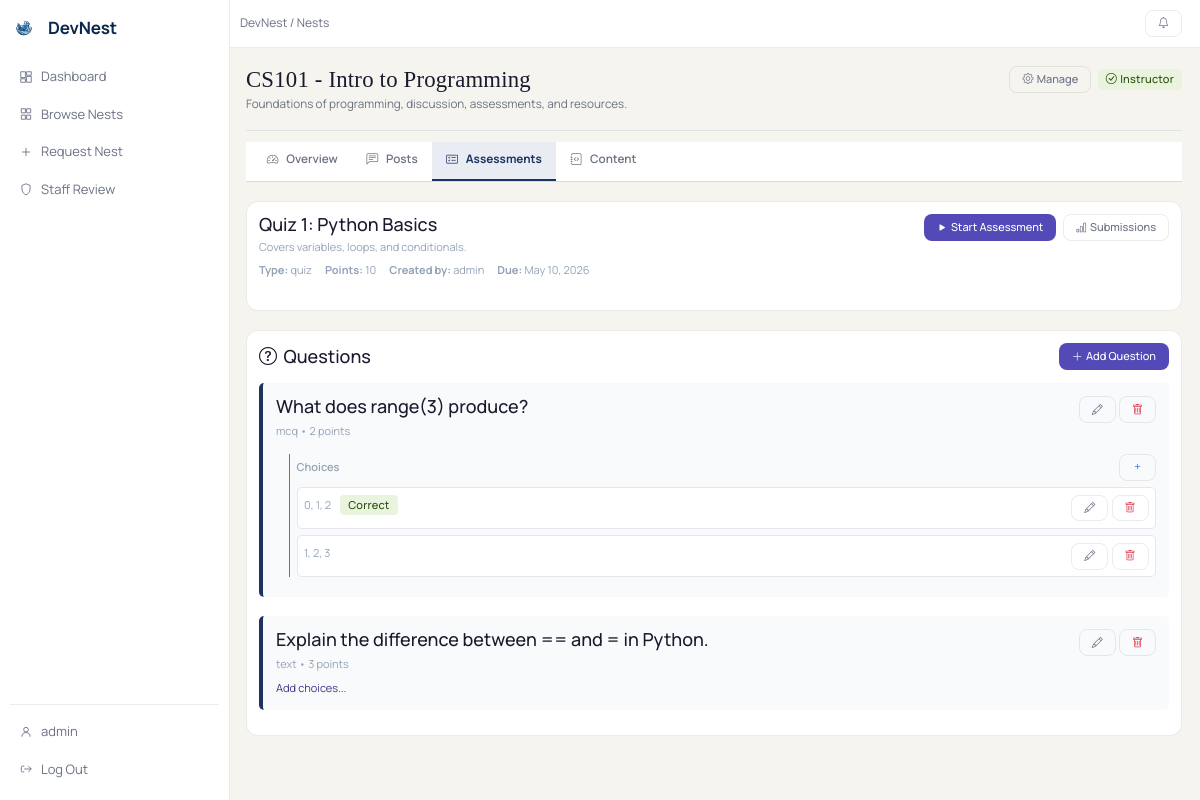
The app's page /assessments/nests/2/1/ (signed in) with its own data.
### nests/models.py (models this page shows, shortened)
class Nest(models.Model):
    class Status(models.TextChoices):
        PENDING  = 'pending',  'Pending'
        APPROVED = 'approved', 'Approved'
        REJECTED = 'rejected', 'Rejected'
    name        = models.CharField(max_length=255)
    description = models.TextField()
    creator     = models.ForeignKey(settings.AUTH_USER_MODEL, on_delete=models.CASCADE)
    members     = models.ManyToManyField(
        settings.AUTH_USER_MODEL,
        through='NestMembership',
        related_name='nests',
    )
    status      = models.CharField(
        max_length=20,
        choices=Status.choices,
        default=Status.PENDING,
    )
    created_at  = models.DateTimeField(auto_now_add=True)
    def membership_for(self, user):
        if not getattr(user, 'is_authenticated', False):
            return None
        return self.memberships.filter(user=user, status=NestMembership.Status.ACTIVE).first()
    def is_nest_staff(self, user):
        m = self.membership_for(user)
        return m is not None and m.role in (NestMembership.Role.INSTRUCTOR, NestMembership.Role.ASSISTANT)

class NestMembership(models.Model):
    class Role(models.TextChoices):
        INSTRUCTOR = 'instructor', 'Instructor'
        ASSISTANT  = 'assistant',  'Assistant'
        MEMBER     = 'member',     'Member'
    class Status(models.TextChoices):
        PENDING  = 'pending',  'Pending'
        ACTIVE   = 'active',   'Active'
        REJECTED = 'rejected', 'Rejected'
    nest      = models.ForeignKey(Nest, on_delete=models.CASCADE, related_name='memberships')
    user      = models.ForeignKey(settings.AUTH_USER_MODEL, on_delete=models.CASCADE, related_name='nest_memberships')
    role      = models.CharField(max_length=20, choices=Role.choices, default=Role.MEMBER)
    status    = models.CharField(max_length=20, choices=Status.choices, default=Status.PENDING)
    joined_at = models.DateTimeField(auto_now_add=True)
    class Meta:
        constraints = [
            models.UniqueConstraint(fields=['nest', 'user'], name='unique_nest_membership')
        ]
        ordering = ['nest', 'joined_at']

### assessments/models.py (models this page shows, shortened)
class Assessment(models.Model):
    TYPE_CHOICES = [
        ('quiz', 'Quiz'),
        ('assignment', 'Assignment'),
    ]
    title = models.CharField(max_length=200)
    description = models.TextField(blank=True)
    assessment_type = models.CharField(max_length=20, choices=TYPE_CHOICES)
    points = models.PositiveIntegerField(default=0)
    due_date = models.DateTimeField(null=True, blank=True)
    duration = models.PositiveIntegerField(default=0, help_text="Duration in minutes (0 = no time limit)")
    created_by = models.ForeignKey(User,on_delete=models.CASCADE,related_name='created_assessments')
    created_at = models.DateTimeField(auto_now_add=True)
    nest = models.ForeignKey(Nest, on_delete=models.CASCADE, related_name='assessments', null=True, blank=True)

class Question(models.Model):
    QUESTION_TYPES = [
        ('mcq', 'Multiple Choice'),
        ('text', 'Text Answer'),
    ]
    assessment = models.ForeignKey(Assessment,on_delete=models.CASCADE,related_name='questions')
    text = models.TextField()
    question_type = models.CharField(max_length=20, choices=QUESTION_TYPES)
    points = models.PositiveIntegerField(default=1)

class Choice(models.Model):
    question = models.ForeignKey(Question, on_delete=models.CASCADE,related_name='choices')
    text = models.CharField(max_length=255)
    is_correct = models.BooleanField(default=False)

### assessments/views.py (the view, shortened to what this page needs)
# urls.py: path('nests/<int:nest_id>/<int:pk>/', views.assessment_detail_view, name='assessment_detail_view'),
def assessment_detail_view(request: HttpRequest, nest_id, pk):
    if not request.user.is_authenticated:
        return _require_auth(request, 'You must be signed in to view assessments.')
    nest = get_object_or_404(Nest, pk=nest_id, status=Nest.Status.APPROVED)
    context = _nest_context(nest, request.user)
    has_access = context['is_nest_staff'] or (context['membership'] is not None)
    if not has_access:
        return _deny_access(request, 'You must be an active nest member to access assessments.', 'nests:nest_detail', nest_id=nest.pk)
    assessment = get_object_or_404(Assessment, pk=pk, nest=nest)
    questions = assessment.questions.all()
    context.update({
        'assessment': assessment,
        'questions': questions,
        'nest': nest,
    })
    return render(request, 'assessments/assessment_detail.html', context)

### assessments/templates/assessments/assessment_detail.html (shortened to what this page needs)
{% extends "nests/nest_detail_base.html" %}
{% load static %}
{% block extra_css %}<link rel="stylesheet" href="{% static 'css/assessments-design.css' %}">{% endblock %}
{% block tab_assessments %}active{% endblock %}
{% block feature_content %}
<div class="nest-surface p-4 mb-4">
    <div class="d-flex flex-wrap justify-content-between align-items-start gap-3 mb-4">
        <div>
            <h3 class="mb-1">{{ assessment.title }}</h3>
            <p class="text-muted small mb-2">{{ assessment.description }}</p>
            <div class="d-flex gap-3 small text-muted">
                <div><strong>Type:</strong> {{ assessment.assessment_type }}</div>
                <div><strong>Points:</strong> {{ assessment.points }}</div>
                <div><strong>Created by:</strong> {{ assessment.created_by.username }}</div>
                {% if assessment.due_date %}
                <div><strong>Due:</strong> {{ assessment.due_date|date:"M j, Y" }}</div>
                {% endif %}
            </div>
        </div>
        <div class="d-flex gap-2 flex-wrap">
            <a href="{% url 'assessments:take_assessment_view' nest_id=nest.id pk=assessment.id %}"
                class="nest-btn-main">
                <i class="bi bi-play-fill me-1"></i> Start Assessment
            </a>
            {% if can_manage %}
            <a class="nest-btn-soft"
                href="{% url 'assessments:assessment_submissions_view' nest_id=nest.id pk=assessment.id %}">
                <i class="bi bi-bar-chart me-1"></i> Submissions
            </a>
            {% endif %}
        </div>
    </div>
</div>
{% if can_manage %}
<div class="nest-surface p-4 mb-4">
    <div class="d-flex justify-content-between align-items-center mb-3">
        <h5 class="mb-0"><i class="bi bi-question-circle me-2"></i>Questions</h5>
        <a href="{% url 'assessments:question_create_view' nest_id=nest.id pk=assessment.id %}" class="nest-btn-main">
            <i class="bi bi-plus-lg me-1"></i> Add Question
        </a>
    </div>
    {% if assessment.questions.all %}
    <div class="questions-list">
        {% for q in assessment.questions.all %}
        <div class="question-item p-3 mb-3 border-start-5"
            style="border-color: var(--nest-accent); background: #f9fafb;">
            <div class="d-flex justify-content-between align-items-start gap-3 mb-2">
                <div>
                    <h6 class="mb-1">{{ q.text }}</h6>
                    <small class="text-muted">{{ q.question_type }} • {{ q.points }} points</small>
                </div>
                <div class="d-flex gap-1">
                    <a href="{% url 'assessments:question_update_view' nest_id=nest.id pk=q.id %}"
                        class="btn btn-sm btn-outline-secondary" title="Edit">
                        <i class="bi bi-pencil"></i>
                    </a>
                    <a href="{% url 'assessments:question_delete_view' nest_id=nest.id pk=q.id %}"
                        class="btn btn-sm btn-outline-danger" title="Delete">
                        <i class="bi bi-trash"></i>
                    </a>
                </div>
            </div>
            {% if q.choices.all %}
            <div class="choices mt-3 ms-3 ps-2 border-start border-secondary">
                <div class="d-flex justify-content-between align-items-center mb-2">
                    <small class="fw-semibold text-muted">Choices</small>
                    <a href="{% url 'assessments:choice_create_view' nest_id=nest.id question_id=q.id %}"
                        class="btn btn-xs btn-outline-primary">
                        <i class="bi bi-plus"></i>
                    </a>
                </div>
                {% for c in q.choices.all %}
                <div class="choice-item p-2 mb-2 rounded" style="background: #fff; border: 1px solid #e5e7eb;">
                    <div class="d-flex justify-content-between align-items-start gap-2">
                        <div class="flex-grow-1">
                            <small>{{ c.text }}</small>
                            {% if c.is_correct %}
                            <span class="nest-chip nest-chip-approved ms-2" style="font-size: 0.65rem;">Correct</span>
                            {% endif %}
                        </div>
                        <div class="d-flex gap-1">
                            <a href="{% url 'assessments:choice_update_view' nest_id=nest.id choice_id=c.id %}"
                                class="btn btn-xs btn-outline-secondary" title="Edit">
                                <i class="bi bi-pencil"></i>
                            </a>
                            <a href="{% url 'assessments:choice_delete_view' nest_id=nest.id choice_id=c.id %}"
                                class="btn btn-xs btn-outline-danger" title="Delete">
                                <i class="bi bi-trash"></i>
                            </a>
                        </div>
                    </div>
                </div>
                {% endfor %}
            </div>
            {% else %}
            <small class="text-muted d-block mt-2">
                <a href="{% url 'assessments:choice_create_view' nest_id=nest.id question_id=q.id %}"
                    class="text-decoration-none">
                    Add choices...
                </a>
            </small>
            {% endif %}
        </div>
        {% endfor %}
    </div>
    {% else %}
    <div class="alert alert-info mb-0">
        <i class="bi bi-info-circle me-2"></i>
        No questions yet. <a href="{% url 'assessments:question_create_view' nest_id=nest.id pk=assessment.id %}"
            class="alert-link">Add one now</a>.
    </div>
    {% endif %}
</div>
{% endif %}
{% endblock %}

### nests/templates/nests/nest_detail_base.html (shortened to what this page needs)
{% extends "nests/base.html" %}
{% block content %}
{% if nest %}
<div class="nest-page-head pb-3 mb-0 border-bottom">
    <div>
        <h2 class="nest-page-title">{{ nest.name }}</h2>
        <p class="nest-page-subtitle mb-1">{{ nest.description }}</p>
    </div>
    <div class="d-flex gap-2 flex-wrap align-items-center">
        {% if can_manage %}
            <a href="{% url 'nests:manage_nest' nest_id=nest.pk %}" class="nest-btn-soft">
                <i class="bi bi-gear me-1"></i> Manage
            </a>
        {% endif %}
        {% if membership %}
            <span class="nest-chip nest-chip-approved align-self-center">
                <i class="bi bi-check-circle me-1"></i> {{ membership.get_role_display }}
            </span>
        {% elif pending_membership %}
            <span class="nest-chip nest-chip-pending align-self-center">
                <i class="bi bi-hourglass-split me-1"></i> Request Pending
            </span>
        {% elif nest.creator == request.user or can_manage %}
            <span class="nest-chip nest-chip-approved align-self-center">
                <i class="bi bi-shield-check me-1"></i> Instructor
            </span>
        {% endif %}
    </div>
</div>
<div class="nest-subnav-wrap">
    <nav class="nest-subnav" aria-label="Nest feature navigation">
        <a href="{% url 'nests:nest_detail' nest_id=nest.pk %}"
           class="nest-subnav-link {% block tab_overview %}{% endblock %}">
            <i class="bi bi-speedometer2 me-1"></i> Overview
        </a>
        <a href="{% url 'nests:nest_posts' nest_id=nest.pk %}"
           class="nest-subnav-link {% block tab_posts %}{% endblock %}">
            <i class="bi bi-chat-left-text me-1"></i> Posts
        </a>
        <a href="{% url 'assessments:assessment_page_view' nest_id=nest.pk %}"
           class="nest-subnav-link {% block tab_assessments %}{% endblock %}">
            <i class="bi bi-card-checklist me-1"></i> Assessments
        </a>
        <a href="{% url 'content:all_titles_view' %}?nest_id={{ nest.pk }}"
           class="nest-subnav-link {% block tab_content %}{% endblock %}">
            <i class="bi bi-journal-code me-1"></i> Content
        </a>
    </nav>
</div>
{% endif %}
{% block feature_content %}{% endblock %}
{% endblock %}

### nests/templates/nests/base.html (shortened to what this page needs)
{% load static %}
<!doctype html>
<html lang="en">
<head>
	<link href="https://cdn.jsdelivr.net/npm/bootstrap@5.3.3/dist/css/bootstrap.min.css" rel="stylesheet">
	<link href="https://cdn.jsdelivr.net/npm/bootstrap-icons@1.11.3/font/bootstrap-icons.css" rel="stylesheet">
	<link rel="stylesheet" href="{% static 'css/nests.css' %}">
	<link rel="stylesheet" href="{% static 'css/design-system.css' %}">
	{% block extra_css %}{% endblock %}
</head>
<body class="nest-shell">
	<div class="nest-layout">
		<aside class="nest-sidebar">
			<a class="nest-sidebar__brand" href="/">
				<img src="{% static 'images/logo.svg' %}" alt="DevNest" width="28" height="28" style="border-radius:6px;">
				<span class="nest-sidebar__name">DevNest</span>
			</a>
			<nav class="nest-sidebar__nav" aria-label="Primary">
				<a class="nest-sidebar__link {% if request.path == '/nests/' %}is-active{% endif %}" href="{% url 'nests:nest_dashboard' %}">
					<svg viewBox="0 0 24 24" fill="none" aria-hidden="true"><path d="M3 13h8V3H3v10Zm0 8h8v-6H3v6Zm10 0h8V11h-8v10Zm0-18v6h8V3h-8Z" stroke="currentColor"/></svg>
					<span>Dashboard</span>
				</a>
				<a class="nest-sidebar__link {% if '/nests/browse/' in request.path %}is-active{% endif %}" href="{% url 'nests:nest_list_view' %}">
					<svg viewBox="0 0 24 24" fill="none" aria-hidden="true"><path d="M11 3H4v7h7V3Zm9 0h-7v7h7V3ZM11 14H4v7h7v-7Zm9 0h-7v7h7v-7Z" stroke="currentColor"/></svg>
					<span>Browse Nests</span>
				</a>
				<a class="nest-sidebar__link {% if '/nests/request/' in request.path %}is-active{% endif %}" href="{% url 'nests:request_nest_view' %}">
					<svg viewBox="0 0 24 24" fill="none" aria-hidden="true"><path d="M12 5v14M5 12h14" stroke="currentColor"/></svg>
					<span>Request Nest</span>
				</a>
				{% if request.user.is_staff or request.user.is_superuser %}
					<a class="nest-sidebar__link {% if '/nests/staff/review/' in request.path %}is-active{% endif %}" href="{% url 'nests:staff_nest_review' %}">
						<svg viewBox="0 0 24 24" fill="none" aria-hidden="true"><path d="m12 3 7 3v6c0 5-3.5 8.7-7 10-3.5-1.3-7-5-7-10V6l7-3Z" stroke="currentColor"/></svg>
						<span>Staff Review</span>
					</a>
				{% endif %}
			</nav>
			{% if request.user.is_authenticated %}
			<div class="nest-sidebar__footer">
				<a class="nest-sidebar__link {% if '/accounts/profile/' in request.path %}is-active{% endif %}" href="{% url 'accounts:user_profile_view' request.user.username %}">
					<svg viewBox="0 0 24 24" fill="none" aria-hidden="true"><path d="M12 12a4 4 0 1 0 0-8 4 4 0 0 0 0 8Zm-7 8a7 7 0 0 1 14 0" stroke="currentColor"/></svg>
					<span>{{ request.user.username }}</span>
				</a>
				<a class="nest-sidebar__link" href="{% url 'accounts:log_out' %}?next={{request.path}}">
					<svg viewBox="0 0 24 24" fill="none" aria-hidden="true"><path d="M9 7H6a2 2 0 0 0-2 2v6a2 2 0 0 0 2 2h3M16 17l5-5-5-5M21 12H9" stroke="currentColor"/></svg>
					<span>Log Out</span>
				</a>
			</div>
			{% endif %}
		</aside>
		<div class="nest-main-wrap">
			<header class="nest-topbar-v2">
				<div class="nest-topbar-v2__crumb">{% block topbar_crumb %}DevNest / Nests{% endblock %}</div>
				<div class="d-flex align-items-center gap-2">
					{% if request.user.is_authenticated %}
						<div class="dropdown">
							<button class="btn btn-sm btn-light position-relative" type="button" id="nestNotifDropdown" data-bs-toggle="dropdown" aria-expanded="false" title="Notifications">
								<i class="bi bi-bell"></i>
							</button>
						</div>
					{% else %}
						<a class="btn btn-sm btn-light" href="{% url 'accounts:sign_in' %}?next={{request.path}}">Sign in</a>
					{% endif %}
				</div>
			</header>
			<main class="nest-content">
				{% block content %}{% endblock %}
			</main>
		</div>
	</div>
</body>
</html>

### records on screen
Nest: name "CS101 - Intro to Programming", description "Foundations of programming, discussion, assessments, and resources."
NestMembership: role "Instructor"
Assessment: title "Quiz 1: Python Basics", description "Covers variables, loops, and conditionals.", assessment_type "quiz", points "10", created_by.username "admin", due_date "May 10, 2026"
Question: text "What does range(3) produce?", question_type "mcq", points "2"
Choice: text "0, 1, 2", is_correct "Correct"
Choice: text "1, 2, 3"
Question: text "Explain the difference between == and = in Python.", question_type "text", points "3", shows "Add choices..."

### other values on screen
{{ request.user.username }} "admin"
